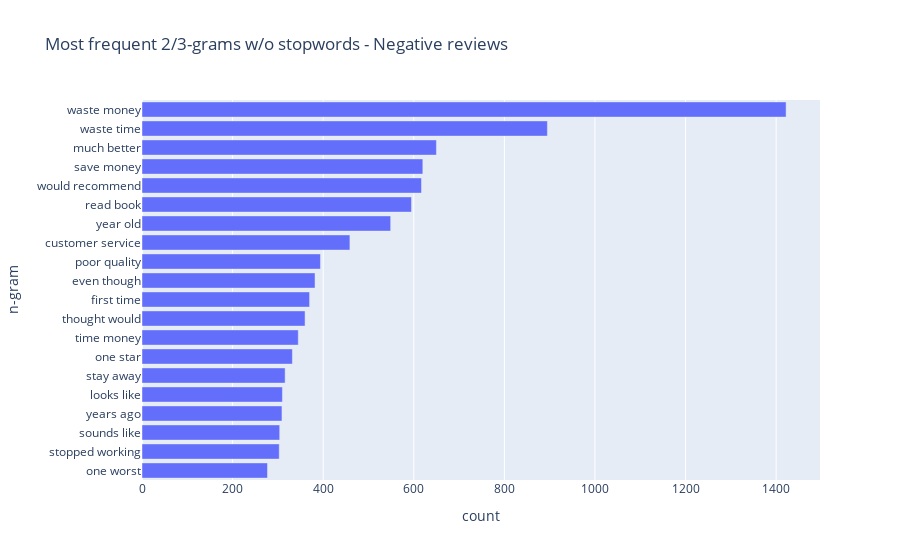

The cell this chart's notebook holds for it:
### Code cell
freq_neg = cv2.transform(df.loc[df['label'] == 1, 'text'])
gram_counts_neg = np.array(freq_neg.sum(0)).squeeze()
gram_counts_neg_df = pd.DataFrame({'n-gram': [fts2[i] for i in gram_counts_neg.argsort()],
                               'count': sorted(gram_counts_neg)})

px.bar(gram_counts_neg_df[-20:], y='n-gram', x='count', title='Most frequent 2/3-grams w/o stopwords - Negative reviews',
       orientation='h', height=600)

### Figure 1 — Plotly figure (JSON) as saved in the notebook; plotly's stock layout.template omitted (floating-point values rounded to 4 significant figures)
{"data": [{"alignmentgroup": "True", "hovertemplate": "count=%{x}<br>n-gram=%{y}<extra></extra>", "legendgroup": "", "marker": {"color": "#636efa"}, "name": "", "offsetgroup": "", "orientation": "h", "showlegend": false, "textposition": "auto", "type": "bar", "x": [277, 303, 304, 309, 310, 316, 332, 345, 360, 370, 382, 394, 459, 549, 595, 617, 620, 650, 895, 1422], "xaxis": "x", "y": ["one worst", "stopped working", "sounds like", "years ago", "looks like", "stay away", "one star", "time money", "thought would", "first time", "even though", "poor quality", "customer service", "year old", "read book", "would recommend", "save money", "much better", "waste time", "waste money"], "yaxis": "y"}], "layout": {"autosize": true, "barmode": "relative", "legend": {"tracegroupgap": 0}, "title": {"text": "Most frequent 2/3-grams w/o stopwords - Negative reviews"}, "xaxis": {"anchor": "y", "autorange": true, "domain": [0, 1], "range": [0, 1497.0], "title": {"text": "count"}, "type": "linear"}, "yaxis": {"anchor": "x", "autorange": true, "domain": [0, 1], "range": [-0.5, 19.5], "title": {"text": "n-gram"}, "type": "category"}}}
